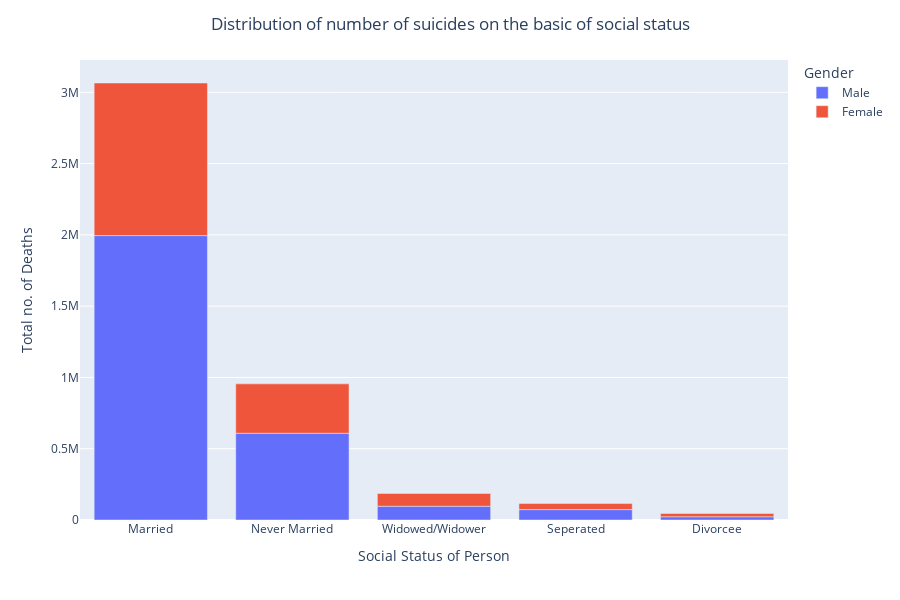

Notebook code cell kept with this figure:
### Code cell
fig = px.bar(social_data_gb,x='Details of Person',y='Total no. of Deaths',color='Gender',height=600)
fig.update_layout(
    title={
        'text':'Distribution of number of suicides on the basic of social status',
        'y':0.97,
        'x':0.5,
        'xanchor':'center',
        'yanchor':'top'},xaxis_title='Social Status of Person',
    yaxis_title='Total no. of Deaths')
fig.show()

### Figure 1 — Plotly figure (JSON) as saved in the notebook; plotly's stock layout.template omitted (floating-point values rounded to 4 significant figures)
{"data": [{"alignmentgroup": "True", "hovertemplate": "Gender=Male<br>Details of Person=%{x}<br>Total no. of Deaths=%{y}<extra></extra>", "legendgroup": "Male", "marker": {"color": "#636efa"}, "name": "Male", "offsetgroup": "Male", "orientation": "v", "showlegend": true, "textposition": "auto", "type": "bar", "x": ["Married", "Never Married", "Widowed/Widower", "Seperated", "Divorcee"], "xaxis": "x", "y": [1995021, 608523, 96552, 72918, 22740], "yaxis": "y"}, {"alignmentgroup": "True", "hovertemplate": "Gender=Female<br>Details of Person=%{x}<br>Total no. of Deaths=%{y}<extra></extra>", "legendgroup": "Female", "marker": {"color": "#EF553B"}, "name": "Female", "offsetgroup": "Female", "orientation": "v", "showlegend": true, "textposition": "auto", "type": "bar", "x": ["Married", "Never Married", "Widowed/Widower", "Seperated", "Divorcee"], "xaxis": "x", "y": [1070301, 346380, 89787, 42495, 23076], "yaxis": "y"}], "layout": {"barmode": "relative", "height": 600, "legend": {"title": {"text": "Gender"}, "tracegroupgap": 0}, "margin": {"t": 60}, "title": {"text": "Distribution of number of suicides on the basic of social status", "x": 0.5, "xanchor": "center", "y": 0.97, "yanchor": "top"}, "xaxis": {"anchor": "y", "domain": [0, 1], "title": {"text": "Social Status of Person"}}, "yaxis": {"anchor": "x", "domain": [0, 1], "title": {"text": "Total no. of Deaths"}}}}
